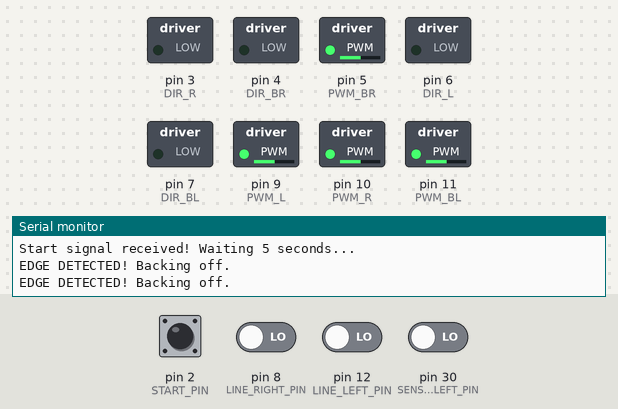
This sketch was run on a simulated Arduino Mega 2560, built with avr-gcc and run on an emulated ATmega2560. On the bench: switched loads named in the sketch (green lamp = pin HIGH), the last lines printed to the serial monitor. Dashed ring = blinking. The test bench sets the inputs (shaded band); at power-on: pin 2 (START_PIN) HIGH, pin 8 (LINE_RIGHT_PIN), pin 12 (LINE_LEFT_PIN), pin 30 (SENSOR_FRONTLEFT_PIN) LOW.

Above: at 2.2 s.
2.3 s: pin 8 (LINE_RIGHT_PIN) driven HIGH
At 3.66 s:
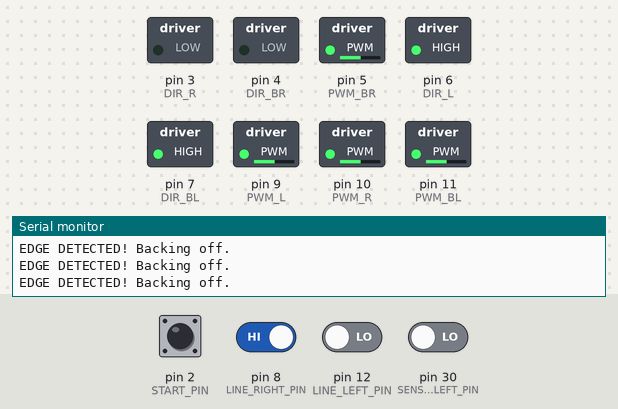
6.3 s: pin 12 (LINE_LEFT_PIN) driven HIGH
At 8.2 s:
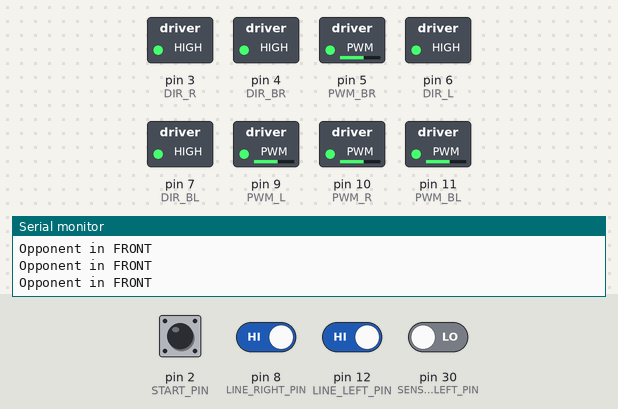
8.5 s: pin 2 (START_PIN) pulled LOW for 1.15 s
At 9.4 s:
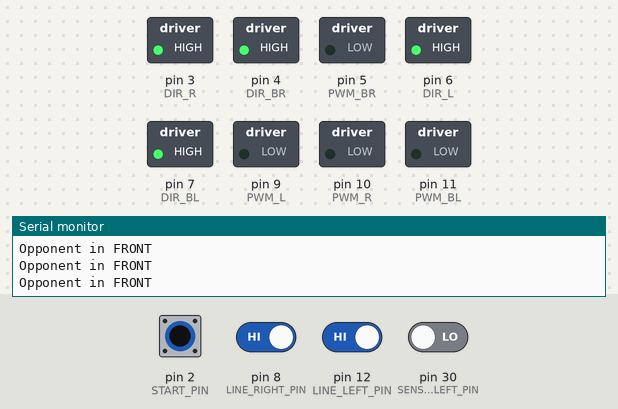
11.1 s: pin 8 (LINE_RIGHT_PIN) driven LOW
At 11.8 s:
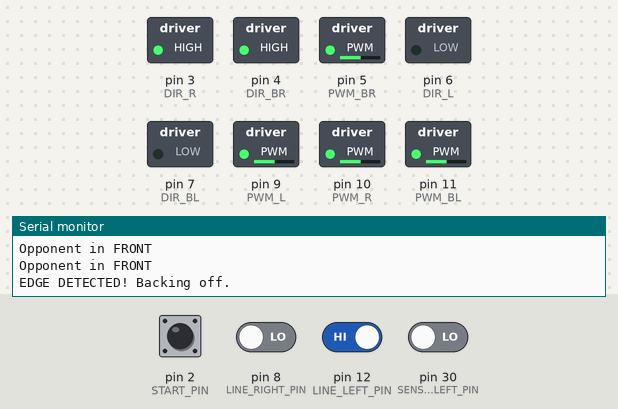
14.6 s: pin 12 (LINE_LEFT_PIN) driven LOW
At 15.7 s:
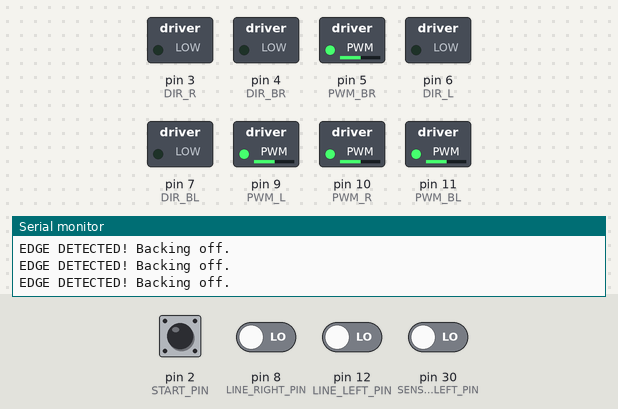
Timing chart, 0 to 19.4 s (numbered marks = the images above; inputs shaded):
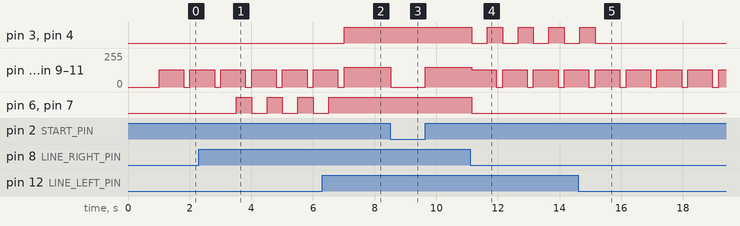

Measured:
- after the input at 2.3 s, pin 6 (DIR_L), pin 7 (DIR_BL): alternates HIGH for 0.50 s and LOW for 0.50 s, starting after 1.2 s
- after the input at 6.3 s, pin 3 (DIR_R), pin 4 (DIR_BR): LOW → HIGH after 0.71 s; pin 6 (DIR_L), pin 7 (DIR_BL): goes on until 6.5 s, then stays HIGH
- after the input at 8.5 s, pin 5 (PWM_BR), pin 9 (PWM_L), pin 10 (PWM_R), pin 11 (PWM_BL): 150/255 → 0/255 at once, → 150/255 1.1 s later
- after the input at 11.1 s, pin 3 (DIR_R), pin 4 (DIR_BR): alternates HIGH for 0.50 s and LOW for 0.50 s, starting after 0.05 s; pin 5 (PWM_BR), pin 9 (PWM_L), pin 10 (PWM_R), pin 11 (PWM_BL): alternates 130/255 for 0.80 s and 0/255 for 0.20 s, starting after 0.05 s; pin 6 (DIR_L), pin 7 (DIR_BL): HIGH → LOW after 0.05 s
- after the input at 14.6 s, pin 3 (DIR_R), pin 4 (DIR_BR): goes on until 15.2 s, then stays LOW
- by itself, pin 5 (PWM_BR), pin 9 (PWM_L), pin 10 (PWM_R), pin 11 (PWM_BL): alternates 130/255 for 0.80 s and 0/255 for 0.20 s

The sketch:

MiniWarrior.ino
```cpp
#include "MovementManager.h"   // Include MovementManager class
#include "ObjectDetector.h"    // Include ObjectDetector class
#include "LineSensor.h"        // Include LineSensor class

MovementManager robot;   // Create an instance of MovementManager
ObjectDetector detector; // Create an instance of ObjectDetector
LineSensor lineSensor;   // Create an instance of LineSensor

const int START_PIN = 2;  // Pin where the start module is connected

void waitForStartSignal() {
  pinMode(START_PIN, INPUT);  // Initialize the pin as input

  Serial.println("Waiting for start signal...");
  while (digitalRead(START_PIN) == LOW) {
    // Do nothing until the pin goes HIGH
  }

  Serial.println("Start signal received! Waiting 5 seconds...");
  delay(1000); // 5-second delay before starting the match
}

void setup() {
  Serial.begin(9600);
  robot.begin();         // Initialize the robot
  detector.begin();      // Initialize the object detector
  lineSensor.begin();    // Initialize the line sensor

  waitForStartSignal();
}

void loop() {

  // Wait while signal is LOW (pause robot)
  if (digitalRead(START_PIN) == LOW) {
    robot.stopMotors(); // Make sure motors are stopped
    return;             // Skip the loop if not running
  }

  // Detect white line
  LineSide edge = lineSensor.detectWhiteLine();

  if (edge != LINE_NONE) {
    Serial.println("EDGE DETECTED! Backing off.");
    robot.speed = 130;  // Slightly lower speed for safer backing
    robot.moveBackward();
    delay(500);

    if (edge == LINE_LEFT) {
      robot.turnRight();
      delay(300);
    } else if (edge == LINE_RIGHT) {
      robot.turnLeft();
      delay(300);
    } else if (edge == LINE_BOTH) {
      robot.moveBackward();
      delay(300);
    } else {
      // Full line coverage, move forward
      robot.moveForward();
      delay(500);
    }

    robot.stopMotors();
    delay(200);
    return;
  }

  // Detect opponent
  DetectionResult result = detector.detectOpponent();

  if (result.detected) {
    robot.speed = 150;  // Full power during combat
    switch (result.direction) {
      case DIR_FRONT:
        Serial.println("Opponent in FRONT");
        robot.moveForward();
        break;
      case DIR_LEFT:
        Serial.println("Opponent on LEFT");
        robot.turnLeft();
        delay(300);
        break;
      case DIR_RIGHT:
        Serial.println("Opponent on RIGHT");
        robot.turnRight();
        delay(300);
        break;
      default:
        break;
    }
  } else {
    robot.speed = 100;  // Slower speed while searching
    Serial.println("No opponent detected. Searching...");
    robot.turnLeft();
    delay(200);

    // robot.tornadoSearch(detector, lineSensor);
  }

  delay(100); // Small delay before next iteration
}
```

LineSensor.cpp
```cpp
#include "LineSensor.h"
#include <Arduino.h>

// Initialize line sensor pins
void LineSensor::begin() {
  pinMode(LINE_LEFT_PIN, INPUT);
  pinMode(LINE_RIGHT_PIN, INPUT);
}

// Detect which side sees the white line
LineSide LineSensor::detectWhiteLine() {
  bool leftWhite = digitalRead(LINE_LEFT_PIN) == LOW;
  bool rightWhite = digitalRead(LINE_RIGHT_PIN) == LOW;

  if (leftWhite && rightWhite) return LINE_BOTH;
  if (leftWhite) return LINE_LEFT;
  if (rightWhite) return LINE_RIGHT;
  return LINE_NONE;
}
```

LineSensor.h
```cpp
#ifndef LINESENSOR_H
#define LINESENSOR_H

// Line Side Enum
enum LineSide { LINE_NONE, LINE_LEFT, LINE_RIGHT, LINE_BOTH };

// Line Sensor Pins
const int LINE_LEFT_PIN  = 12;
const int LINE_RIGHT_PIN = 8;
const int LINE_LEFT_PIN2  = 14; //back
const int LINE_RIGHT_PIN2 = 15; //back

class LineSensor {
  public:
    void begin();           // Initialize the line sensor
    LineSide detectWhiteLine();  // Detect which side sees the white line
};

#endif
```

MovementManager.cpp
```cpp
#include "MovementManager.h"
#include <Arduino.h>

// Motor control pins (you can update these as needed)
const int DIR_L = 6; // Left Front Direction
const int PWM_L = 9; // Left Front PWM
const int DIR_R = 3; // Left Rear Direction
const int PWM_R = 10; // Left Rear PWM
//back
const int DIR_BL = 7; // Left Front Direction
const int PWM_BL = 11; // Left Front PWM
const int DIR_BR = 4; // Left Rear Direction
const int PWM_BR = 5; // Left Rear PWM


void MovementManager::begin() {
  // Initialize motor control pins
  pinMode(DIR_L, OUTPUT); pinMode(PWM_L, OUTPUT);
  pinMode(DIR_R, OUTPUT); pinMode(PWM_R, OUTPUT);
  pinMode(DIR_BL, OUTPUT); pinMode(PWM_BL, OUTPUT);
  pinMode(DIR_BR, OUTPUT); pinMode(PWM_BR, OUTPUT);
}

void MovementManager::moveForward() {
  setMotors(HIGH, HIGH, HIGH, HIGH, speed);
}

void MovementManager::moveBackward() {
  setMotors(LOW, LOW, LOW, LOW, speed);
}

void MovementManager::turnLeft() {
  setMotors(LOW, HIGH, LOW, HIGH, speed);
}

void MovementManager::turnRight() {
  setMotors(HIGH, LOW, HIGH, LOW, speed);
}

void MovementManager::stopMotors() {
  analogWrite(PWM_L, 0); analogWrite(PWM_BL, 0);
  analogWrite(PWM_R, 0); analogWrite(PWM_BR, 0);
}

void MovementManager::tornadoSearch(ObjectDetector& detector, LineSensor& lineSensor) {
  const int spinSteps = 6;         // 360 degrees in steps
  const int spinDelay = 250;       // Delay for each small turn
  const int moveDelay = 500;       // Move forward delay if nothing found

  for (int i = 0; i < spinSteps; i++) {
    // Line check
    LineSide edge = lineSensor.detectWhiteLine();
    if (edge != LINE_NONE) {
      Serial.println("Line detected! Abort tornado spin.");
      moveBackward();
      delay(400);
      stopMotors();
      return;
    }

    // Opponent check
    DetectionResult result = detector.detectOpponent();
    if (result.detected) {
      Serial.println("Opponent detected during tornado!");
      speed = 150;
      moveForward();
      return;
    }

    // Spin right a bit
    turnRight();
    delay(spinDelay);
    stopMotors();
    delay(100);
  }

  // After full spin, move forward cautiously
  LineSide edge = lineSensor.detectWhiteLine();
  if (edge == LINE_NONE) {
    Serial.println("No opponent, moving forward to reposition.");
    speed = 100;
    moveForward();
    delay(moveDelay);
    stopMotors();
  } else {
    Serial.println("Line detected after spin, holding position.");
    stopMotors();
  }
}


void MovementManager::turnAround() {
  // Turn 180 degrees by reversing motors for a brief moment
  moveBackward();
  delay(500);
  stopMotors();
  delay(200);
  turnLeft();  // Turn to face the opposite direction
}

void MovementManager::setMotors(bool dirF, bool dirR, bool dirBL, bool dirBR, int speed) {
  digitalWrite(DIR_L, dirF); analogWrite(PWM_L, speed);
  digitalWrite(DIR_R, dirR); analogWrite(PWM_R, speed);
  // Back
  digitalWrite(DIR_BL, dirBL); analogWrite(PWM_BL, speed);
  digitalWrite(DIR_BR, dirBR); analogWrite(PWM_BR, speed);
}
```

MovementManager.h
```cpp
#ifndef MOVEMENT_MANAGER_H
#define MOVEMENT_MANAGER_H

#include "ObjectDetector.h"
#include "LineSensor.h"

class MovementManager {
  public:
    int speed;  // Speed of the robot (100-150 based on detection)

    void begin();   // Initializes motor control pins
    void moveForward(); // Moves the robot forward
    void moveBackward(); // Moves the robot backward
    void turnLeft();    // Turns the robot to the left
    void turnRight();   // Turns the robot to the right
    void stopMotors();  // Stops the motors
    void turnAround();  // Turns the robot 180 degrees
    void setMotors(bool, bool, bool, bool,  int);
    void tornadoSearch(ObjectDetector&, LineSensor&);
};

#endif
```

ObjectDetector.cpp
```cpp
#include "ObjectDetector.h"
#include <Arduino.h>

// Sensor pins (updated based on your request)
const int SENSOR_FRONTLEFT_PIN = 30;
const int SENSOR_FRONTRIGHT_PIN = 2;
const int SENSOR_LEFT_PIN = 50;
const int SENSOR_RIGHT_PIN = 16;

void ObjectDetector::begin() {
  // Initialize sensor pins
  pinMode(SENSOR_FRONTLEFT_PIN, INPUT);
  pinMode(SENSOR_FRONTRIGHT_PIN, INPUT);
  pinMode(SENSOR_LEFT_PIN, INPUT);
  pinMode(SENSOR_RIGHT_PIN, INPUT);
}

DetectionResult ObjectDetector::detectOpponent() {
  DetectionResult result = { false, DIR_NONE };

  // Check if any sensor detects an object
  if (digitalRead(SENSOR_FRONTLEFT_PIN) == HIGH || digitalRead(SENSOR_FRONTRIGHT_PIN) == HIGH) {
    result = { true, DIR_FRONT };
  } else if (digitalRead(SENSOR_LEFT_PIN) == HIGH) {
    result = { true, DIR_LEFT };
  } else if (digitalRead(SENSOR_RIGHT_PIN) == HIGH) {
    result = { true, DIR_RIGHT };
  }

  return result;
}
```

ObjectDetector.h
```cpp
#ifndef OBJECT_DETECTOR_H
#define OBJECT_DETECTOR_H

enum Direction { DIR_NONE, DIR_FRONT, DIR_LEFT, DIR_RIGHT, DIR_BACK };

struct DetectionResult {
  bool detected;
  Direction direction;
};

class ObjectDetector {
  public:
    void begin();  // Initializes object detection sensors
    DetectionResult detectOpponent(); // Detects the object and returns the result
};

#endif
```
